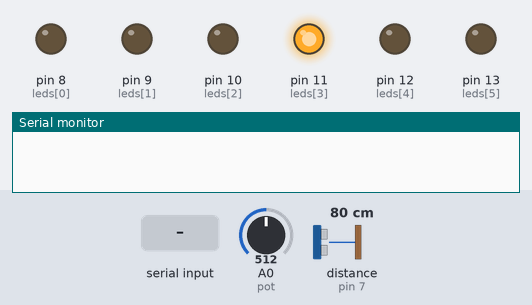
Bench run of a sketch on a simulated Arduino Uno, built with avr-gcc and run on an emulated ATmega328P. Parts: output pins drawn as LEDs (lit = HIGH), the last lines printed to the serial monitor. Wiring (inferred from the names in the program): ultrasonic range finder: trigger pin 6; echo pin 7. The test bench sets the inputs (shaded band); at power-on: A0 (pot) = 512, distance to the obstacle (sensor on pin 7) 80 cm. The echo pulse lasts 58.3 µs per cm; pins used as bus, display or sensor lines are not drawn.

Above: at 1.2 s.
1.3 s: "1" received over Serial
At 3.6 s:
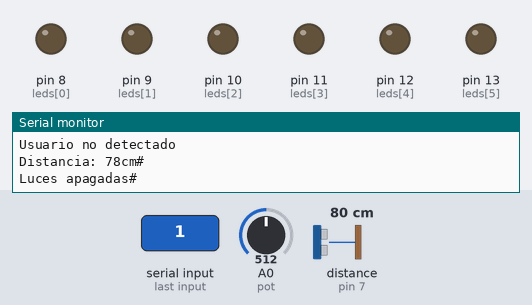
4.3 s: "0" received over Serial
At 7.1 s:
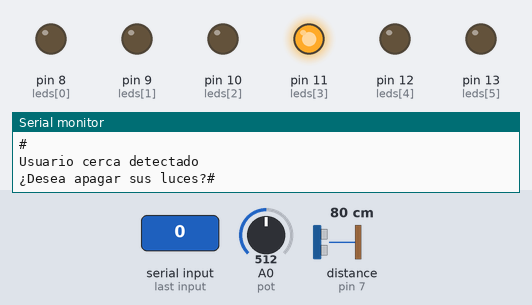
7.3 s: A0 (pot) set to 483
At 7.9 s:
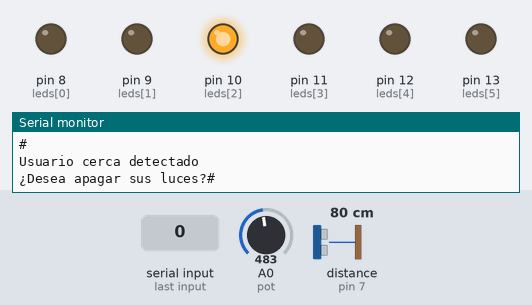
8.8 s: A0 (pot) set to 348
10.3 s: A0 (pot) set to 319
At 10.7 s:
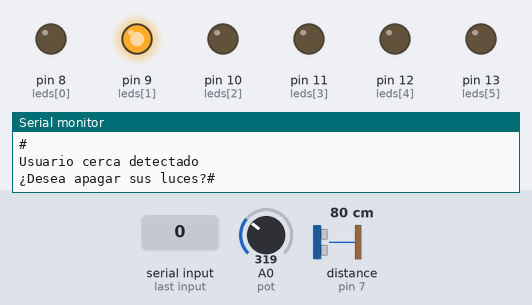
11.8 s: A0 (pot) set to 184
13.3 s: A0 (pot) set to 147
At 13.8 s:
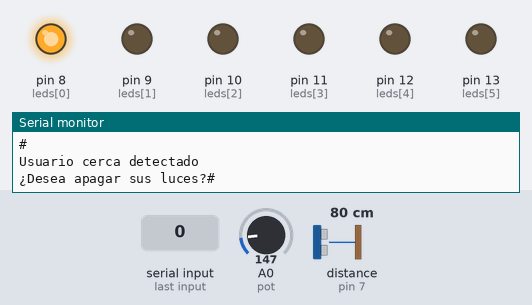
Timing chart, 0 to 15.8 s (numbered marks = the images above; inputs shaded):
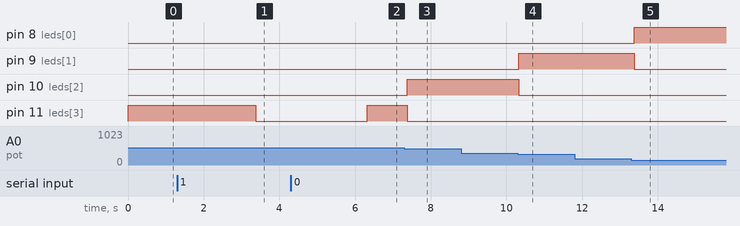

The sketch:

Proyecto.ino
```cpp
int leds[]={8, 9, 10, 11, 12, 13}; //Arreglo de leds

int pot; //Valor del Potenciometro
int n=0;

const int Trigger = 6; //Trigger del Sensor
const int Echo = 7; //Echo del sensor

char VarChar = '0';

void setup(){
    Serial.begin(9600);
    pinMode(Trigger, OUTPUT); //pin como salida
    pinMode(Echo, INPUT);  //pin como entrada
    digitalWrite(Trigger, LOW);//Inicializamos el pin con 0

    for(n = 0; n < 6; n++) {
        pinMode(leds[n],OUTPUT);
        digitalWrite(leds[n], LOW);
    }
}

void loop(){

    //Control de luces
    pot = analogRead(A0);// variable pot entrada analógica en A0
    //Serial.print("Valor del potenciometro");
    //Serial.println(pot);
    if (VarChar == '1'){
        for(n = 0; n < 6; n++) {
            digitalWrite(leds[n], LOW);
        }
    }
    else if(pot > 0 && pot <= 165){
        for(n = 0; n < 6; n++) {
            digitalWrite(leds[n], LOW);
        }
        digitalWrite(leds[0], HIGH);
    }
    else if(pot >= 165 && pot <= 330){
        for(n = 0; n < 6; n++) {
            digitalWrite(leds[n], LOW);
        }
        digitalWrite(leds[1], HIGH);
    }
    else if(pot >= 330 && pot <= 495){
        for(n = 0; n < 6; n++) {
            digitalWrite(leds[n], LOW);
        }
        digitalWrite(leds[2], HIGH);
    }
    else if(pot >= 495 && pot <= 660){
        for(n = 0; n < 6; n++) {
            digitalWrite(leds[n], LOW);
        }
        digitalWrite(leds[3], HIGH);
    }
    else if(pot >= 660 && pot <= 825){
        for(n = 0; n < 6; n++) {
            digitalWrite(leds[n], LOW);
        }
        digitalWrite(leds[4], HIGH);
    }
    else if(pot >= 825 && pot <= 1000){
        for(n = 0; n < 6; n++) {
            digitalWrite(leds[n], LOW);
        }
        digitalWrite(leds[5], HIGH);
    }
    else if(pot >= 1000){
        for(n = 0; n < 6; n++) {
            digitalWrite(leds[n], LOW);
        }
    }

    //Distancia
    long t; //timepo que demora en llegar el eco
    long d; //distancia en centimetros

    digitalWrite(Trigger, HIGH);
    delayMicroseconds(10);          //Enviamos un pulso de 10us
    digitalWrite(Trigger, LOW);

    t = pulseIn(Echo, HIGH); //obtenemos el ancho del pulso
    d = t/59;             //escalamos el tiempo a una distancia en cm

    delay(100);          //Hacemos una pausa de 100ms

    //Comunicacion Bluetooth
    if(Serial.available() > 0){
        int bandera = 0;
        Serial.println("Modulo Conectado");
        Serial.println("#");
        delay(1000);

        //Verifica si alguna luz esta prendida
        for(n = 0; n < 6; n++){
            int estado = digitalRead(leds[n]);
            if(estado == HIGH && d >= 50){
                bandera = 1;
            }
        }

        if(bandera == 1){
            Serial.println("Luz encendida");
            //Serial.println("#");
            Serial.println("Usuario no detectado");
            Serial.print("Distancia: ");
            Serial.print(d);      //Enviamos serialmente el valor de la distancia
            Serial.print("cm");
            Serial.println("#");
            delay(1000);
            VarChar = Serial.read();
            if(VarChar == '1'){
                Serial.print("Luces apagadas");
                Serial.println("#");
            }
        }

        else{
            Serial.println("Usuario cerca detectado");
            Serial.print("¿Desea apagar sus luces?");
            Serial.println("#");
            delay(1000);
            VarChar = Serial.read();
            if(VarChar == '1'){
                Serial.print("Luces apagadas");
                Serial.println("#");
            }
        }
    }
}
```

Measured:
- the behaviour switches between 496 and 495 on A0 (pot) (found by bisection; images 2 and 3)
- the behaviour switches between 331 and 330 on A0 (pot) (found by bisection; images 3 and 4)
- the behaviour switches between 166 and 165 on A0 (pot) (found by bisection; images 4 and 5)
- after the input at 1.3 s, pin 11 (leds[3]): HIGH → LOW after 2.1 s
- after the input at 4.3 s, pin 11 (leds[3]): LOW → HIGH after 2.0 s
- after the input at 7.3 s, pin 10 (leds[2]): LOW → HIGH after 0.07 s; pin 11 (leds[3]): HIGH → LOW after 0.07 s
- after the input at 10.3 s, pin 9 (leds[1]): LOW → HIGH at once; pin 10 (leds[2]): HIGH → LOW at once
- after the input at 13.3 s, pin 8 (leds[0]): LOW → HIGH after 0.07 s; pin 9 (leds[1]): HIGH → LOW after 0.07 s
